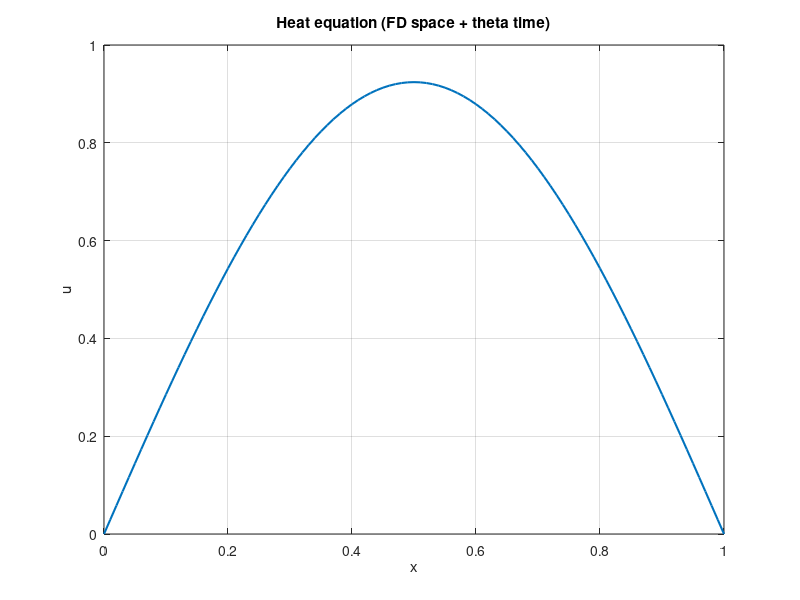
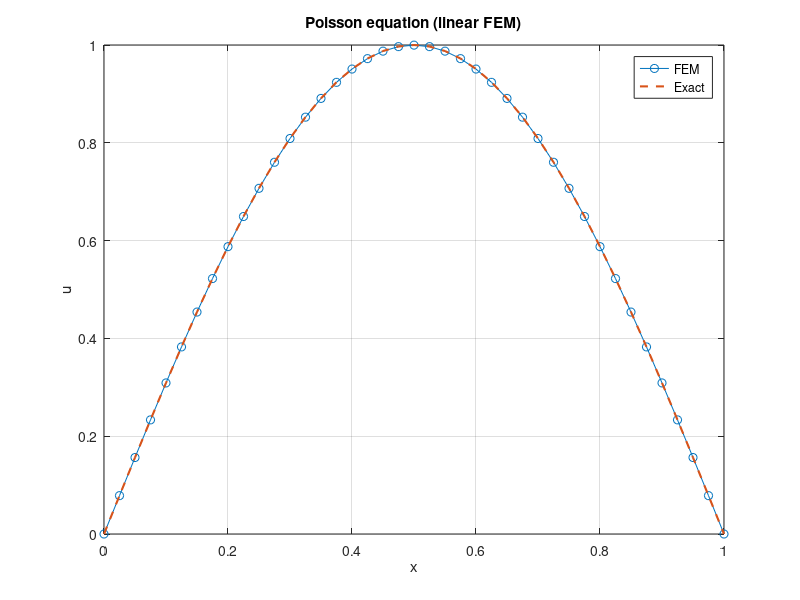

These charts were generated, in order, by the following MATLAB code:
% Chapter19_Lesson3.m
% Finite Difference (FD) and Finite Element (FE) Approximations (Conceptual Level)
%
% This script provides:
%   1) 1D heat equation via FD (method of lines) + theta method in time.
%   2) 1D Poisson -u''=f(x) via linear FEM (Galerkin) on uniform mesh.
%
% MATLAB toolboxes:
%   - Base MATLAB is sufficient for this script.
%   - (Optional) PDE Toolbox offers higher-level FEM routines, but we implement from scratch here.

clear; clc;

%% 1) Heat equation u_t = alpha u_xx on [0,1], Dirichlet u(0)=u(1)=0
L = 1.0;
N = 101;                 % nodes
x = linspace(0, L, N)';
dx = x(2) - x(1);
alpha = 0.05;

u0 = sin(pi*x);
u0(1) = 0.0; u0(end) = 0.0;

% interior size
n = N - 2;

% Laplacian on interior nodes (Dirichlet)
e = ones(n,1);
A = spdiags([e -2*e e], [-1 0 1], n, n) / (dx*dx);

theta = 0.5;             % Crank-Nicolson
dt = 0.4 * (dx*dx) / alpha;
steps = 200;

I = speye(n);
LHS = (I - theta*dt*alpha*A);
RHS = (I + (1-theta)*dt*alpha*A);

uL = u0(1);
uR = u0(end);

% boundary vector for interior equation
bc = zeros(n,1);
bc(1) = bc(1) + uL/(dx*dx);
bc(end) = bc(end) + uR/(dx*dx);

v = u0(2:end-1);

for k = 1:steps
    rhs = RHS*v + dt*alpha*bc;
    v = LHS \ rhs;
end

uHeatFinal = zeros(N,1);
uHeatFinal(1) = uL;
uHeatFinal(end) = uR;
uHeatFinal(2:end-1) = v;

fprintf('Heat FD done. Final time = %.6f\n', steps*dt);

%% 2) Poisson -u'' = f(x) on [0,1], u(0)=u(1)=0, exact solution u=sin(pi x)
Nel = 40;
xf = linspace(0,1,Nel+1)';
h = xf(2) - xf(1);
Nn = Nel + 1;

K = zeros(Nn, Nn);
F = zeros(Nn, 1);

f = @(xx) (pi^2) * sin(pi*xx);

for e = 1:Nel
    i = e;
    j = e + 1;

    Ke = (1/h) * [ 1 -1; -1 1 ];
    xm = 0.5*(xf(i)+xf(j));
    fe = f(xm);
    Fe = fe*(h/2)*[1;1];

    K(i:i+1, i:i+1) = K(i:i+1, i:i+1) + Ke;
    F(i:i+1) = F(i:i+1) + Fe;
end

% Dirichlet eliminate nodes 1 and Nn
free = 2:Nn-1;
u0_bc = 0.0; uL_bc = 0.0;

Fmod = F - K(:,1)*u0_bc - K(:,end)*uL_bc;
Kff = K(free, free);
Ff  = Fmod(free);

uf = Kff \ Ff;

uFEM = zeros(Nn,1);
uFEM(1) = u0_bc; uFEM(end) = uL_bc;
uFEM(free) = uf;

uExact = sin(pi*xf);
errInf = norm(uFEM - uExact, inf);
fprintf('FEM Poisson max error = %.6e\n', errInf);

%% (Optional) plots
figure; plot(x, uHeatFinal, 'LineWidth', 1.5); grid on;
xlabel('x'); ylabel('u'); title('Heat equation (FD space + theta time)');

figure; plot(xf, uFEM, 'o-', xf, uExact, '--', 'LineWidth', 1.5); grid on;
xlabel('x'); ylabel('u'); title('Poisson equation (linear FEM)'); legend('FEM','Exact');

%% Note on Simulink (conceptual):
% If you form the MOL ODE for interior nodes: v_dot = alpha*A*v + alpha*bc,
% you can implement it in Simulink as:
%   - Integrator block for state v
%   - Matrix Gain block with alpha*A feeding back
%   - Constant block alpha*bc as input
% This yields a large state-space model representing the distributed PDE.
